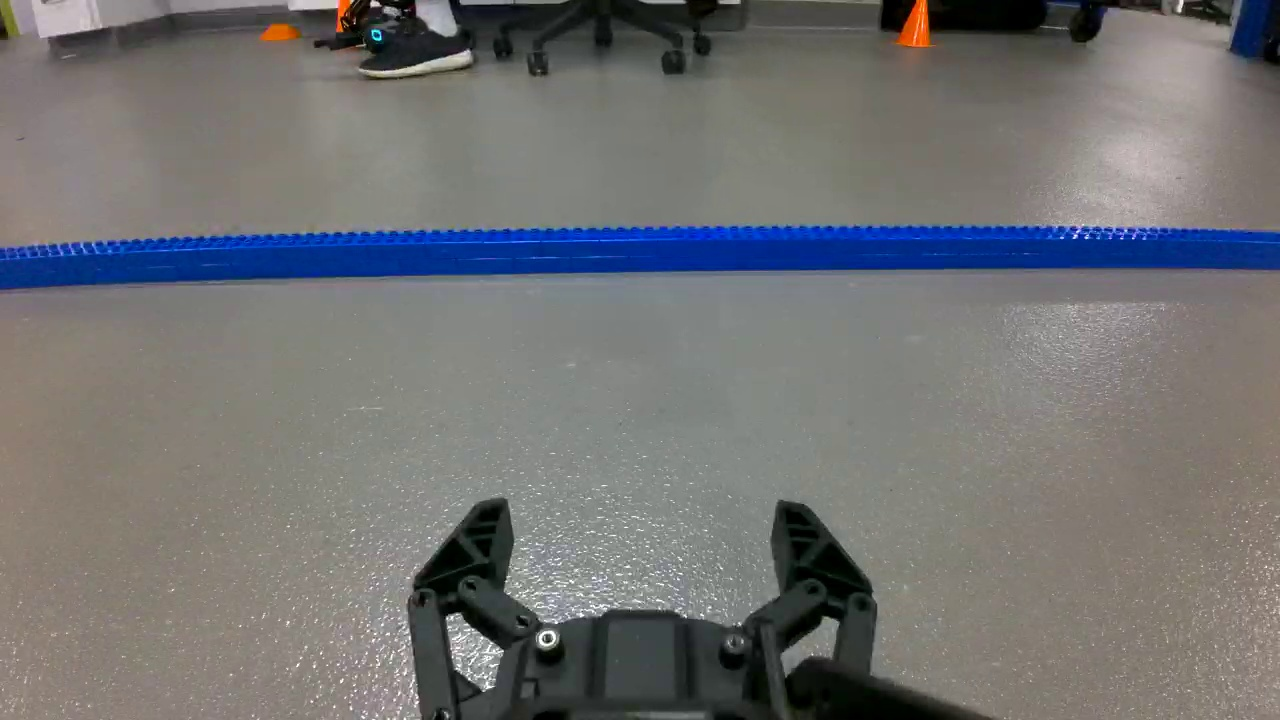
#> input picture Project2/river_imgs/0.jpg, 1280 x 720 px
$ python cone.py
#> lines starting #> are read from the running program, lines starting #| are printed output that depends on the picture; after the words box and inside, x2 and y2 are one past the last pixel; in counts of white or black regions, pixels touching at a corner belong together
import cv2 as cv
import numpy as np
import matplotlib.pyplot as plt
import time

# define range of blue color in HSV
lower_orange = np.array([0, 191, 50])
upper_orange = np.array([20, 255, 255])

"""
Function that receives a camera frame and returns a dict containing the
estimated angular displacement, as well as a few other potentially useful items.
Full breakdown of returned object:
retval = {
    "ang_disp": the angular displacement,
    "x": the horizontal locations of the image w/ any detected blue pixel,
    "riverline": the estimated vertical position of the river at each x,
    "linreg": the linear regression model based on 'x' and 'riverline',
    "xlim": width of the image,
    "ylim": -1 * the height of the image,
    "mask": the mask of the frame
}
For practical purposes, only the ang_disp value is needed; the rest are provided
for debugging measures if one wishes to visualize the mathematical analysis
being performed.
"""
# [94 lines left out: functions find_orange, oldmain, not called in this run]

# USED FOR DEBUGGING - NOT PART OF MAIN CODE
def colortest():
    # define range of orange color in HSV
    lo = np.array([15,0,50])
    uo = np.array([40,255,255])

    for i in range(9):
        frame = cv.imread(f'river_imgs/{i}.jpg', cv.IMREAD_COLOR)
#> frame is the input picture: shape (720, 1280, 3); mean B, G, R 114.6, 113.8, 113.7
        lo = np.array([0, 191, 50])
        uo = np.array([20, 255, 255])
        # Convert BGR to HSV
        hsv = cv.cvtColor(frame, cv.COLOR_BGR2HSV)
#> hsv: shape (720, 1280, 3); mean H, S, V 44.8, 41.2, 124
        # Threshold the HSV image to get only orange colors
        mask = cv.inRange(hsv, lo, uo)
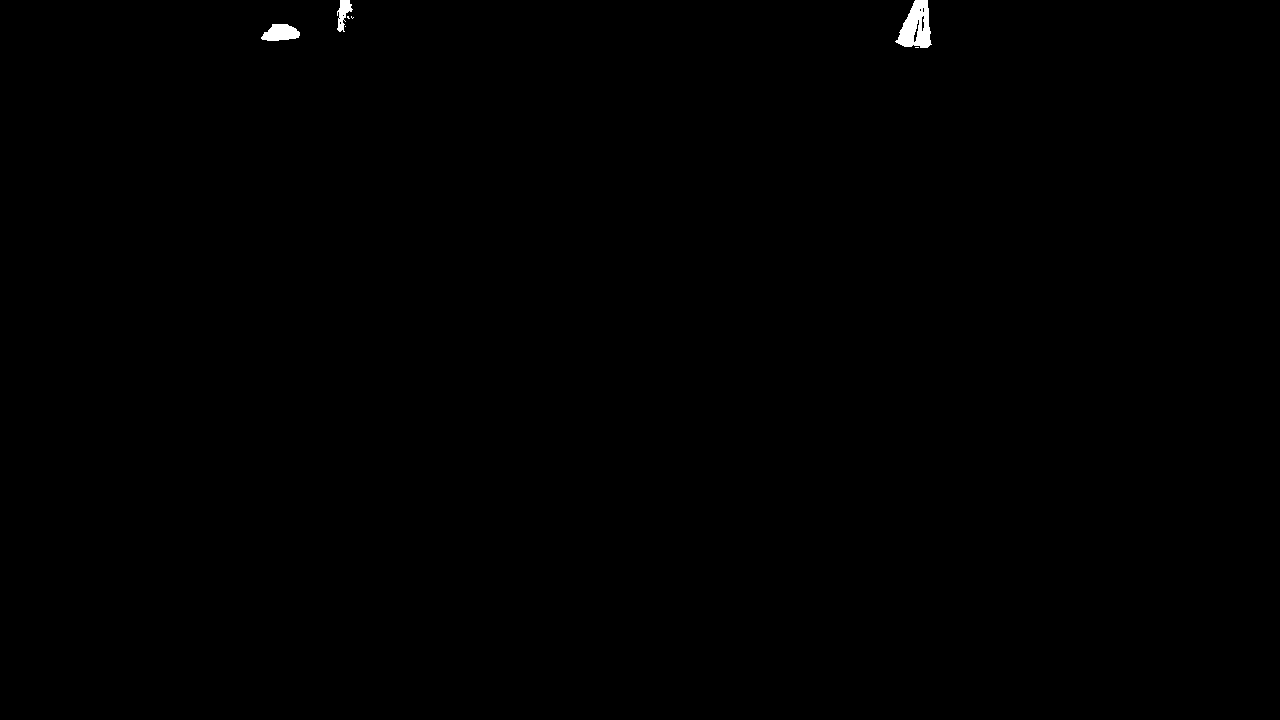
#> mask: shape (720, 1280); 0.2% white; 7 white regions (4 under 20 px), largest, box (x1, y1, x2, y2) and area: (895, 0, 932, 48) 1093, (261, 24, 300, 41) 485, (337, 0, 353, 32) 268

        plt.subplot(1, 2, 1)
        plt.imshow(cv.cvtColor(frame, cv.COLOR_BGR2RGB))
        plt.subplot(1, 2, 2)
        plt.title(f"{np.array2string(lo)} -> {np.array2string(uo)}")
        plt.imshow(mask)
        plt.show()
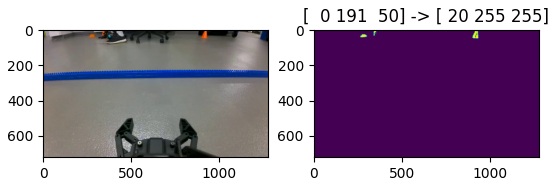
#> figure drawn by matplotlib, 2 panels
#> pass 2 of the loop in colortest, `for i in range(9):`:
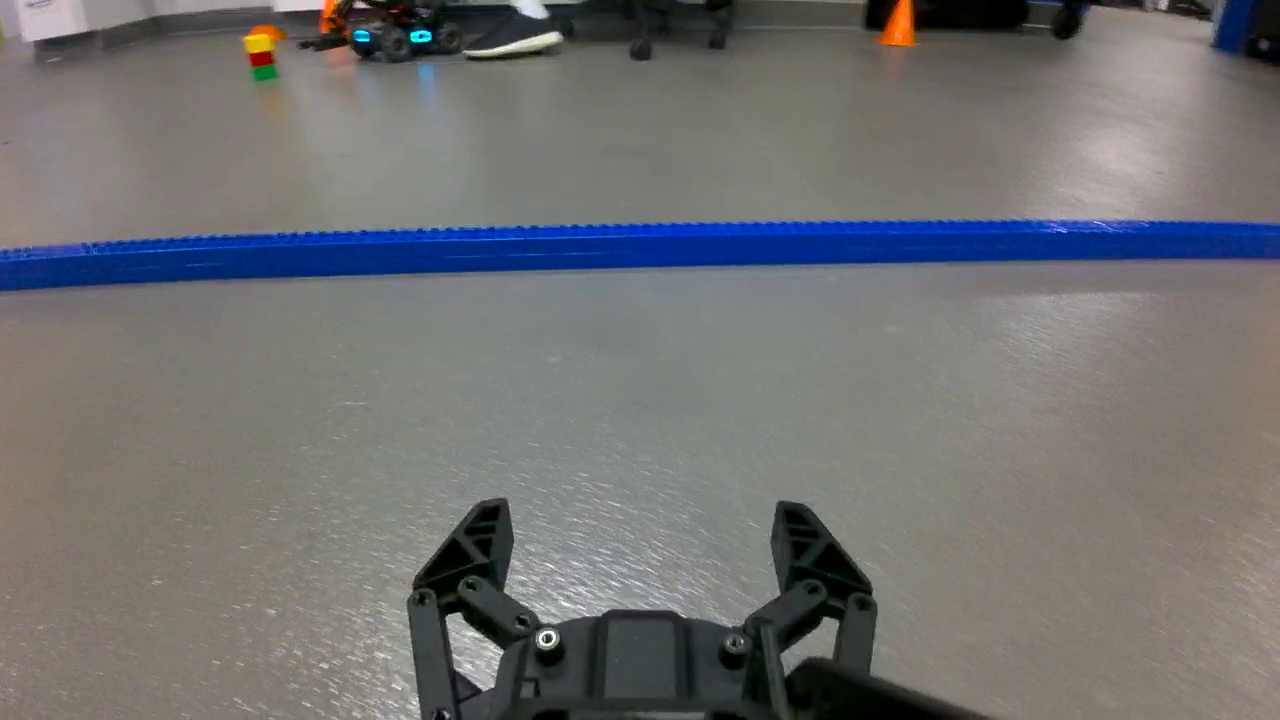
#> input picture Project2/river_imgs/1.jpg, 1280 x 720 px
#> in colortest, frame is the input picture: shape (720, 1280, 3); mean B, G, R 112.9, 112.4, 112.3
#> hsv: shape (720, 1280, 3); mean H, S, V 46, 41.1, 122.2
#> in colortest, `mask = cv.inRange(hsv, lo, uo)`:
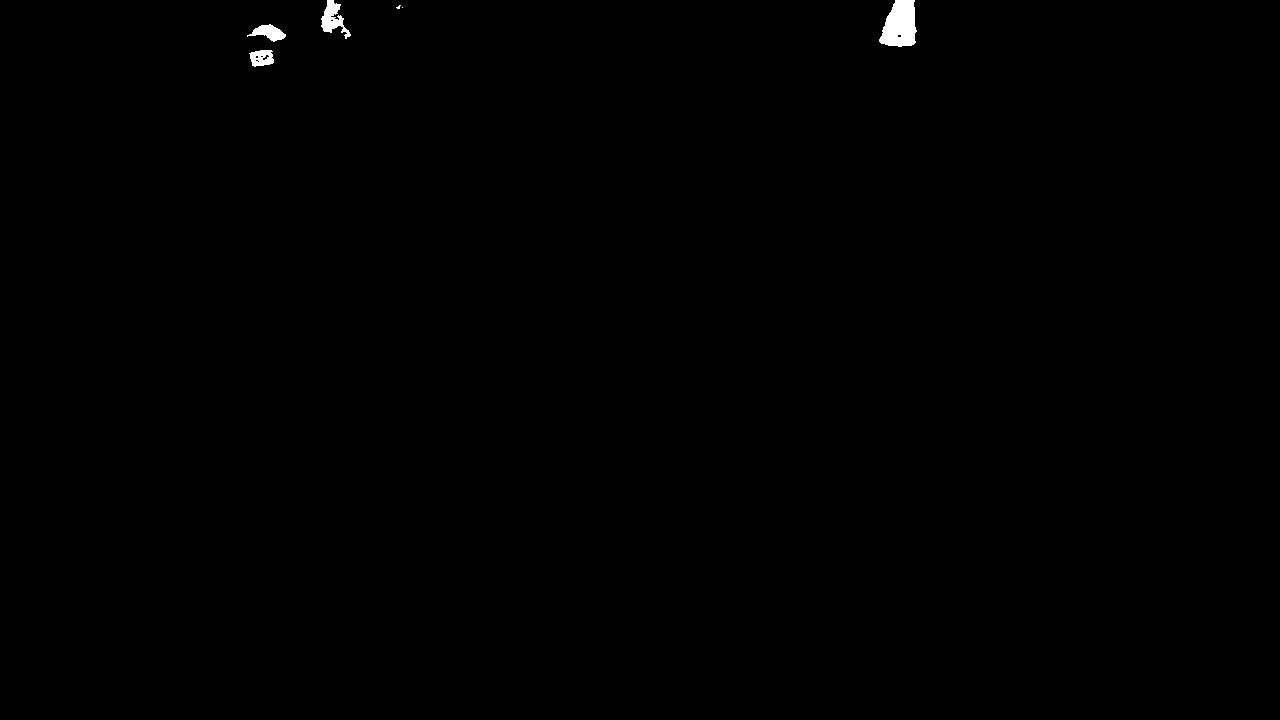
#> mask: shape (720, 1280); 0.27% white; 6 white regions (2 under 20 px), largest, box (x1, y1, x2, y2) and area: (879, 0, 917, 47) 1321, (321, 0, 351, 39) 521, (247, 24, 286, 42) 356, (249, 50, 274, 67) 309
#> in colortest, `plt.show()`:
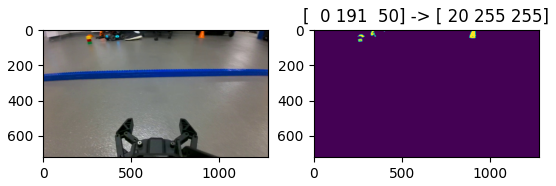
#> figure drawn by matplotlib, 2 panels
#> pass 3 of the loop in colortest, `for i in range(9):`:
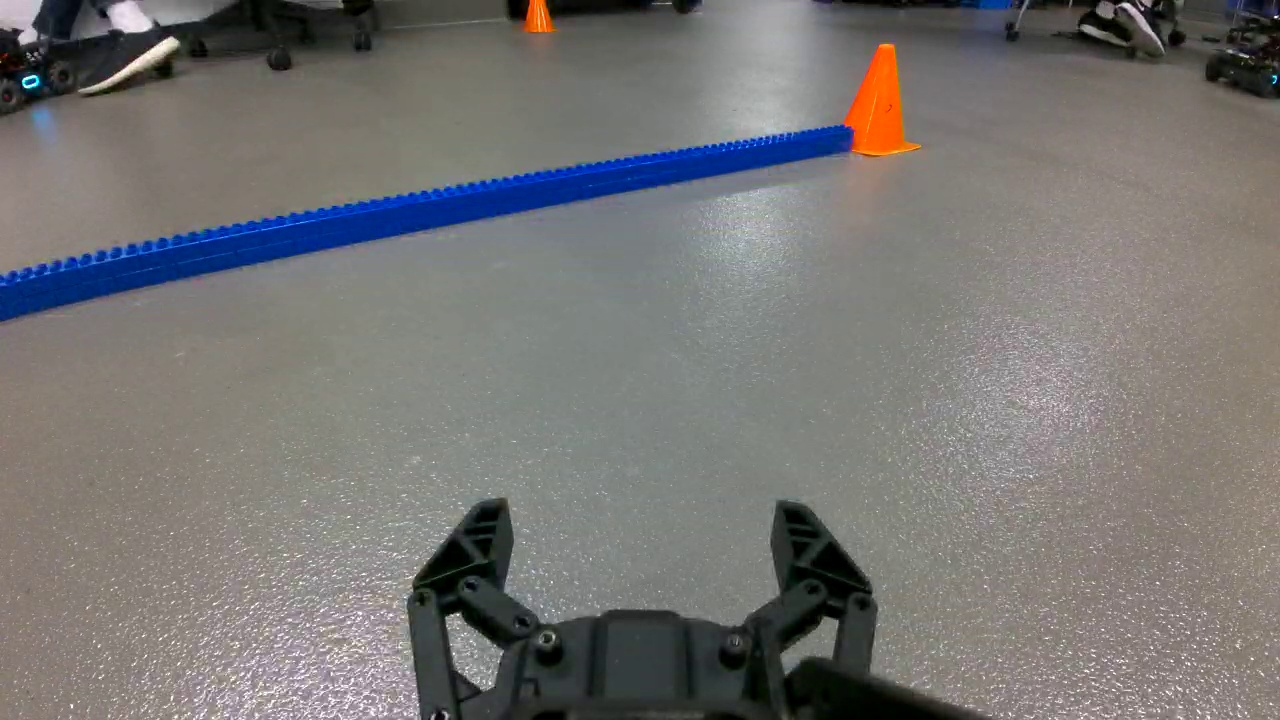
#> input picture Project2/river_imgs/2.jpg, 1280 x 720 px
#> in colortest, frame is the input picture: shape (720, 1280, 3); mean B, G, R 115.2, 116.6, 118.5
#> hsv: shape (720, 1280, 3); mean H, S, V 47.6, 36.3, 125.4
#> in colortest, `mask = cv.inRange(hsv, lo, uo)`:
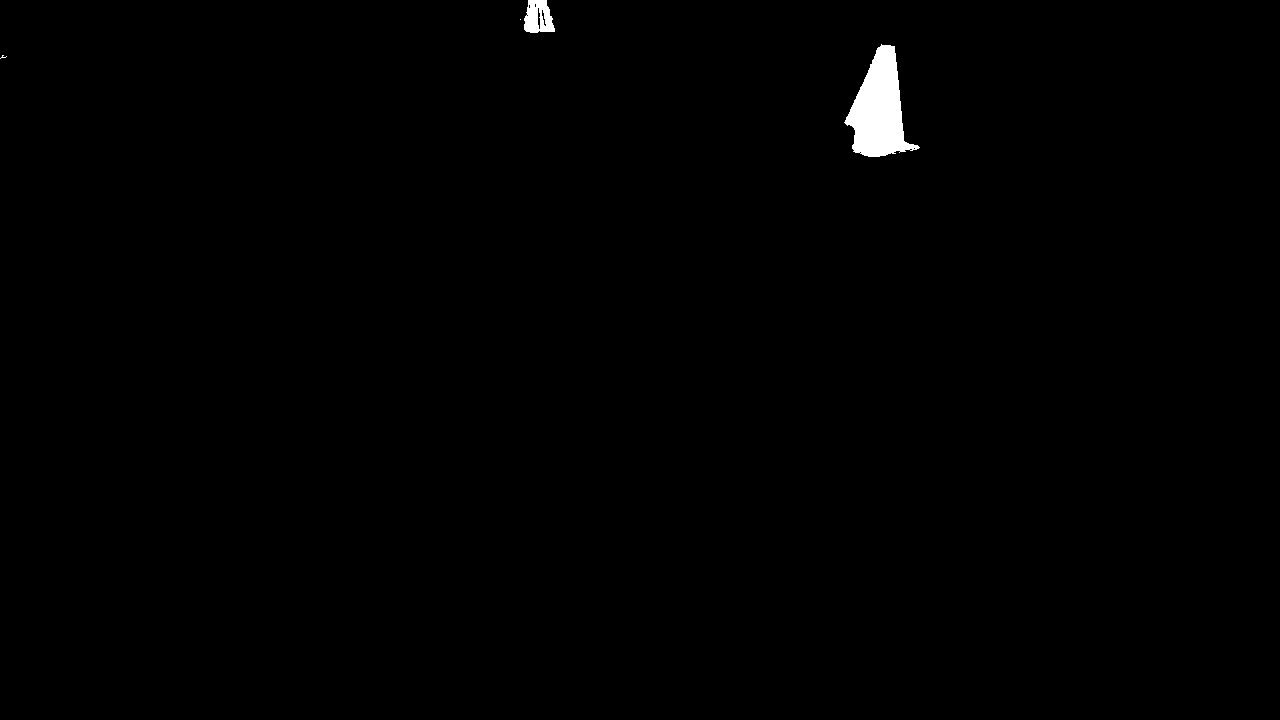
#> mask: shape (720, 1280); 0.58% white; 4 white regions (2 under 20 px), largest, box (x1, y1, x2, y2) and area: (844, 44, 920, 157) 4559, (524, 0, 555, 33) 750
#> in colortest, `plt.show()`:
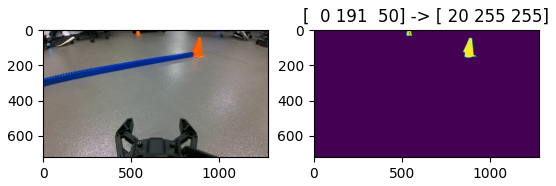
#> figure drawn by matplotlib, 2 panels
#> the loop made 4 passes; the first 3 are shown


    # [13 lines of commented-out code are left out]


if __name__ == "__main__":
    # [5 lines of commented-out code are left out]
#> (the run stopped early here; a loop or call above may not have finished)
